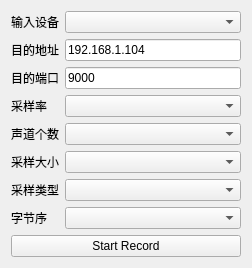
<?xml version="1.0" encoding="UTF-8"?>
<ui version="4.0">
 <class>AudioRecordForm</class>
 <widget class="QWidget" name="AudioRecordForm">
  <property name="geometry">
   <rect>
    <x>0</x>
    <y>0</y>
    <width>252</width>
    <height>261</height>
   </rect>
  </property>
  <property name="windowTitle">
   <string>Form</string>
  </property>
  <layout class="QGridLayout" name="gridLayout">
   <item row="0" column="0">
    <layout class="QVBoxLayout" name="verticalLayout">
     <item>
      <widget class="QLabel" name="label">
       <property name="text">
        <string>输入设备</string>
       </property>
      </widget>
     </item>
     <item>
      <widget class="QLabel" name="label_2">
       <property name="text">
        <string>目的地址</string>
       </property>
      </widget>
     </item>
     <item>
      <widget class="QLabel" name="label_3">
       <property name="text">
        <string>目的端口</string>
       </property>
      </widget>
     </item>
     <item>
      <widget class="QLabel" name="label_4">
       <property name="text">
        <string>采样率</string>
       </property>
      </widget>
     </item>
     <item>
      <widget class="QLabel" name="label_5">
       <property name="text">
        <string>声道个数</string>
       </property>
      </widget>
     </item>
     <item>
      <widget class="QLabel" name="label_6">
       <property name="text">
        <string>采样大小</string>
       </property>
      </widget>
     </item>
     <item>
      <widget class="QLabel" name="label_7">
       <property name="text">
        <string>采样类型</string>
       </property>
      </widget>
     </item>
     <item>
      <widget class="QLabel" name="label_8">
       <property name="text">
        <string>字节序</string>
       </property>
      </widget>
     </item>
    </layout>
   </item>
   <item row="0" column="1">
    <layout class="QVBoxLayout" name="verticalLayout_2">
     <item>
      <widget class="QComboBox" name="cmbAudioDevices"/>
     </item>
     <item>
      <widget class="QLineEdit" name="leHostAddr">
       <property name="text">
        <string>192.168.1.104</string>
       </property>
       <property name="placeholderText">
        <string>主机地址</string>
       </property>
      </widget>
     </item>
     <item>
      <widget class="QLineEdit" name="leHostPort">
       <property name="text">
        <string>9000</string>
       </property>
       <property name="placeholderText">
        <string>主机端口</string>
       </property>
      </widget>
     </item>
     <item>
      <widget class="QComboBox" name="cmbSampleRate"/>
     </item>
     <item>
      <widget class="QComboBox" name="cmbChCnt"/>
     </item>
     <item>
      <widget class="QComboBox" name="cmbSampleSize"/>
     </item>
     <item>
      <widget class="QComboBox" name="cmbSampleType"/>
     </item>
     <item>
      <widget class="QComboBox" name="cmbByteOrder"/>
     </item>
    </layout>
   </item>
   <item row="1" column="0" colspan="2">
    <spacer name="verticalSpacer">
     <property name="orientation">
      <enum>Qt::Vertical</enum>
     </property>
     <property name="sizeHint" stdset="0">
      <size>
       <width>20</width>
       <height>162</height>
      </size>
     </property>
    </spacer>
   </item>
   <item row="2" column="0" colspan="2">
    <widget class="QPushButton" name="btnRecord">
     <property name="text">
      <string>Start Record</string>
     </property>
    </widget>
   </item>
  </layout>
 </widget>
 <resources/>
 <connections/>
</ui>
